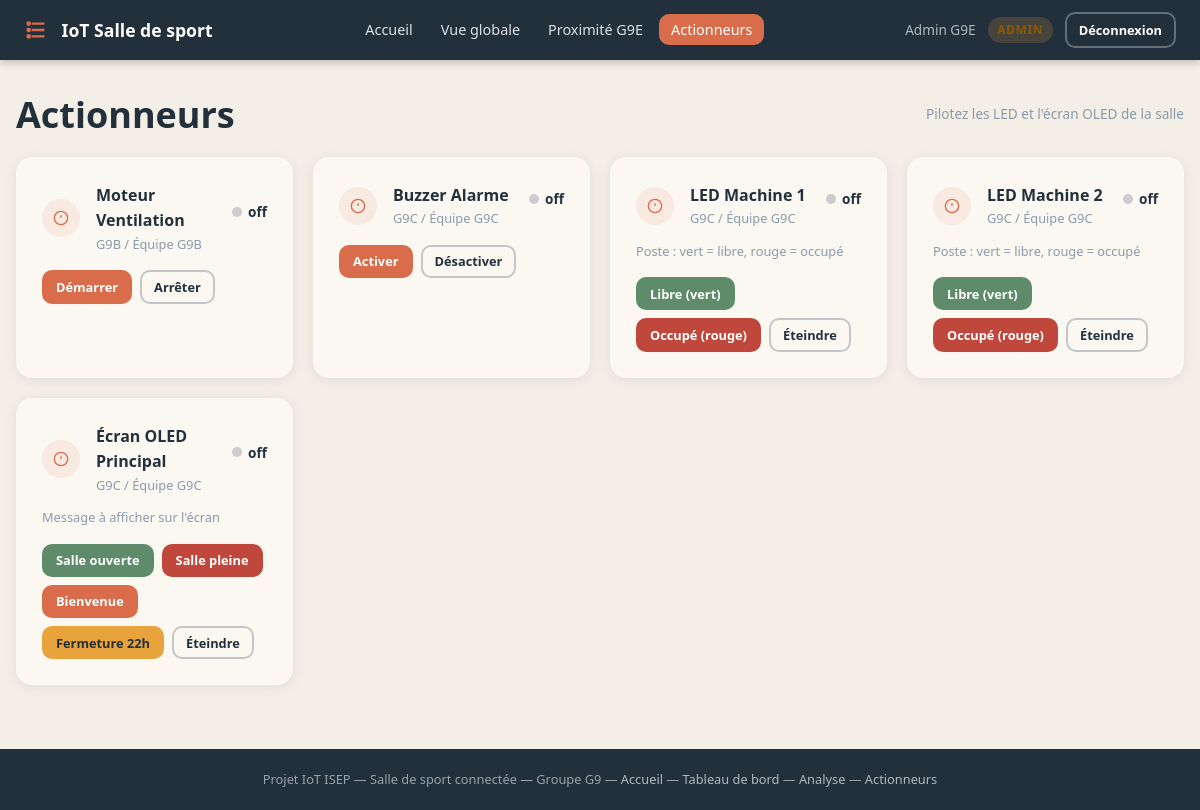
Screenshot of /actionneurs.php (signed in) with the database file from the repository.
### tables this page shows
CREATE TABLE IF NOT EXISTS actionneurs (
    id      INT          NOT NULL AUTO_INCREMENT,
    nom     VARCHAR(80)  NOT NULL,
    type    VARCHAR(20)  NOT NULL,
    groupe  VARCHAR(20)  NOT NULL DEFAULT '',
    equipe  VARCHAR(40)  NOT NULL DEFAULT '',
    etat    VARCHAR(80)  NOT NULL DEFAULT 'off',
    PRIMARY KEY (id)
);

### includes/auth.php (called while the page is built, shortened)
<?php
function estConnecte(): bool
{
    return !empty($_SESSION['utilisateur_id']);
}

### public/actionneurs.php (the view, shortened to what this page needs)
<?php
require_once __DIR__ . '/../includes/auth.php';
require_once __DIR__ . '/../includes/fonctions.php';
$db = getDB();
$actionneurs = $db->query(
    "SELECT a.*,
            (SELECT ca.commande     FROM commandes_actionneurs ca WHERE ca.actionneur_id = a.id ORDER BY ca.horodatage DESC LIMIT 1) AS derniere_commande,
            (SELECT ca.horodatage   FROM commandes_actionneurs ca WHERE ca.actionneur_id = a.id ORDER BY ca.horodatage DESC LIMIT 1) AS derniere_commande_ts
     FROM actionneurs a ORDER BY a.groupe, a.type, a.nom"
)->fetchAll();
require_once __DIR__ . '/../includes/header.php';
?>
<div class="section-titre">
  <h1>Actionneurs</h1>
  <span class="text-muted">Pilotez les LED et l'écran OLED de la salle</span>
</div>
<?php if (empty($actionneurs)): ?>
  <div class="card text-center" style="padding:2rem">
    <p class="text-muted">Aucun actionneur enregistré. Lancez d'abord <code>scripts/seed.php</code>.</p>
  </div>
<?php else: ?>
<div class="grid-actionneurs">
  <?php foreach ($actionneurs as $a): ?>
    <div class="actionneur-card">
      <div class="flex items-center gap-2" style="margin-bottom:.75rem">
        <span class="icone-type" style="width:38px;height:38px"><?= iconeType($a['type']) ?></span>
        <div>
          <strong><?= e($a['nom']) ?></strong>
          <div class="text-muted" style="font-size:.8rem"><?= e($a['groupe']) ?> / <?= e($a['equipe']) ?></div>
        </div>
        <div style="margin-left:auto">
          <div class="etat">
            <span class="etat-dot <?= ($a['etat'] !== 'off' && $a['etat'] !== null) ? 'on' : 'off' ?>"></span>
            <?= e($a['etat'] ?? 'off') ?>
          </div>
        </div>
      </div>
      <form method="post" action="actionneurs.php">
        <?php if ($a['type'] === 'led'): ?>
          <p style="font-size:.8rem;color:#8a9aab;margin-bottom:.5rem">Poste : vert = libre, rouge = occupé</p>
          <div class="btn-group">
            <button type="submit" name="commande" value="on_vert" class="btn btn-succes btn-sm">
              Libre (vert)
            </button>
            <button type="submit" name="commande" value="on_rouge" class="btn btn-danger btn-sm">
              Occupé (rouge)
            </button>
            <button type="submit" name="commande" value="off" class="btn btn-secondaire btn-sm">
              Éteindre
            </button>
          </div>
        <?php elseif ($a['type'] === 'oled'): ?>
          <p style="font-size:.8rem;color:#8a9aab;margin-bottom:.5rem">Message à afficher sur l'écran</p>
          <div class="btn-group">
            <button type="submit" name="commande" value="oled:Salle ouverte" class="btn btn-succes btn-sm">Salle ouverte</button>
            <button type="submit" name="commande" value="oled:Salle pleine"  class="btn btn-danger btn-sm">Salle pleine</button>
            <button type="submit" name="commande" value="oled:Bienvenue !"   class="btn btn-primaire btn-sm">Bienvenue</button>
            <button type="submit" name="commande" value="oled:Fermeture 22h" class="btn btn-ambre btn-sm">Fermeture 22h</button>
            <button type="submit" name="commande" value="oled:off"            class="btn btn-secondaire btn-sm">Éteindre</button>
          </div>
        <?php elseif ($a['type'] === 'buzzer'): ?>
          <div class="btn-group">
            <button type="submit" name="commande" value="buzzer:on"  class="btn btn-primaire btn-sm">Activer</button>
            <button type="submit" name="commande" value="buzzer:off" class="btn btn-secondaire btn-sm">Désactiver</button>
          </div>
        <?php elseif ($a['type'] === 'moteur'): ?>
          <div class="btn-group">
            <button type="submit" name="commande" value="moteur:on"  class="btn btn-primaire btn-sm">Démarrer</button>
            <button type="submit" name="commande" value="moteur:off" class="btn btn-secondaire btn-sm">Arrêter</button>
          </div>
        <?php else: ?>
          <div class="btn-group">
            <button type="submit" name="commande" value="off" class="btn btn-secondaire btn-sm">Éteindre</button>
          </div>
        <?php endif; ?>
      </form>
    </div>
  <?php endforeach; ?>
</div>
<?php endif; ?>
<?php require_once __DIR__ . '/../includes/footer.php'; ?>

### includes/header.php (shortened to what this page needs)
<?php
require_once __DIR__ . '/../includes/auth.php';
$cssPath = 'assets/css/style.css';
$script = basename($_SERVER['PHP_SELF']);
function navActive(string $page): string {
    global $script;
    return $script === $page ? ' class="active"' : '';
}
?>
<!DOCTYPE html>
<html lang="fr">
<head>
  <link rel="stylesheet" href="<?= $cssPath ?>">
</head>
<body>
<header>
  <nav class="navbar" role="navigation" aria-label="Navigation principale">
    <a href="index.php" class="navbar-brand" aria-label="Accueil">
      <svg viewBox="0 0 24 24" fill="none" stroke="currentColor" stroke-width="2" aria-hidden="true">
        <path d="M6.5 6.5h11M6.5 12h11M6.5 17.5h11"/>
        <circle cx="4" cy="6.5" r="1"/><circle cx="4" cy="12" r="1"/><circle cx="4" cy="17.5" r="1"/>
      </svg>
      <span>IoT Salle de sport</span>
    </a>
    <ul class="navbar-nav" role="list">
      <li><a href="index.php"<?= navActive('index.php') ?>>Accueil</a></li>
      <?php if (estConnecte()): ?>
        <li><a href="../php/dashboard_global.php"<?= navActive('dashboard_global.php') ?>>Vue globale</a></li>
        <li><a href="../php/dashboard.php"<?= navActive('dashboard.php') ?>>Proximité G9E</a></li>
        <li><a href="actionneurs.php"<?= navActive('actionneurs.php') ?>>Actionneurs</a></li>
      <?php endif; ?>
    </ul>
    <div class="navbar-user">
      <?php if (estConnecte()): ?>
        <span><?= htmlspecialchars($_SESSION['utilisateur_nom'], ENT_QUOTES, 'UTF-8') ?></span>
        <?php if (($_SESSION['utilisateur_role'] ?? '') === 'admin'): ?>
          <span class="badge badge-ambre">Admin</span>
        <?php endif; ?>
        <a href="deconnexion.php" class="btn btn-secondaire btn-sm" style="color:#fff;border-color:rgba(255,255,255,.3)">Déconnexion</a>
      <?php else: ?>
        <a href="connexion.php" class="btn btn-primaire btn-sm">Connexion</a>
        <a href="inscription.php" class="btn btn-secondaire btn-sm" style="color:#fff;border-color:rgba(255,255,255,.3)">Inscription</a>
      <?php endif; ?>
    </div>
  </nav>
</header>
<main id="contenu-principal">

### includes/fonctions.php (shortened to what this page needs)
<?php
function e(mixed $val): string
{
    return htmlspecialchars((string)$val, ENT_QUOTES | ENT_SUBSTITUTE, 'UTF-8');
}
function iconeType(string $type): string
{
    $icones = [
        'led'  => '<svg viewBox="0 0 24 24" fill="none" stroke="currentColor" stroke-width="2" aria-hidden="true"><circle cx="12" cy="12" r="5"/><line x1="12" y1="1" x2="12" y2="3"/><line x1="12" y1="21" x2="12" y2="23"/><line x1="4.22" y1="4.22" x2="5.64" y2="5.64"/><line x1="18.36" y1="18.36" x2="19.78" y2="19.78"/><line x1="1" y1="12" x2="3" y2="12"/><line x1="21" y1="12" x2="23" y2="12"/><line x1="4.22" y1="19.78" x2="5.64" y2="18.36"/><line x1="18.36" y1="5.64" x2="19.78" y2="4.22"/></svg>',
        'oled' => '<svg viewBox="0 0 24 24" fill="none" stroke="currentColor" stroke-width="2" aria-hidden="true"><rect x="2" y="3" width="20" height="14" rx="2"/><line x1="8" y1="21" x2="16" y2="21"/><line x1="12" y1="17" x2="12" y2="21"/></svg>',
    ];
    return $icones[$type] ?? '<svg viewBox="0 0 24 24" fill="none" stroke="currentColor" stroke-width="2" aria-hidden="true"><circle cx="12" cy="12" r="10"/><line x1="12" y1="8" x2="12" y2="12"/><line x1="12" y1="16" x2="12.01" y2="16"/></svg>';
}

### includes/footer.php (shortened to what this page needs)
</main>
<footer>
  <p>
    Projet IoT ISEP — Salle de sport connectée &mdash; Groupe G9 &mdash;
    <a href="index.php">Accueil</a>
    <?php if (estConnecte()): ?>
     &mdash; <a href="tableau_de_bord.php">Tableau de bord</a>
     &mdash; <a href="analyse.php">Analyse</a>
     &mdash; <a href="actionneurs.php">Actionneurs</a>
    <?php endif; ?>
  </p>
</footer>
</body>
</html>

### public/assets/css/style.css (style rules this page uses)
:root { --terracotta: #D96C4A; --terracotta-fonce: #B5512F; --sauge: #7C9A82; --bleu-nuit: #22303C; --creme: #F4EFE6; --blanc-casse: #FBF8F2; --ambre: #E8A33D; --rouge-alerte: #C0473B; --vert-ok: #5E8C6A; --radius: 10px; --radius-lg: 16px; --ombre: 0 2px 12px rgba(34,48,60,.09); --ombre-lg: 0 4px 24px rgba(34,48,60,.13); --transition: .18s ease; }
*, *::before, *::after { box-sizing: border-box; margin: 0; padding: 0; }
html { scroll-behavior: smooth; }
body { font-family: system-ui, -apple-system, "Segoe UI", sans-serif; background: var(--creme); color: var(--bleu-nuit); line-height: 1.6; min-height: 100vh; display: flex; flex-direction: column; }
a { color: var(--terracotta); text-decoration: none; }
img, svg { display: block; max-width: 100%; }
h1, h2, h3, h4 { line-height: 1.25; font-weight: 700; }
h1 { font-size: clamp(1.5rem, 4vw, 2.25rem); }
.navbar { background: var(--bleu-nuit); color: #fff; padding: .75rem 1.5rem; display: flex; align-items: center; justify-content: space-between; gap: 1rem; flex-wrap: wrap; position: sticky; top: 0; z-index: 100; box-shadow: 0 2px 8px rgba(0,0,0,.25); }
.navbar-brand { display: flex; align-items: center; gap: .6rem; font-size: 1.1rem; font-weight: 700; color: #fff; text-decoration: none; }
.navbar-brand svg { width: 28px; height: 28px; color: var(--terracotta); }
.navbar-nav { display: flex; list-style: none; gap: .25rem; flex-wrap: wrap; }
.navbar-nav a { color: rgba(255,255,255,.85); padding: .4rem .75rem; border-radius: var(--radius); font-size: .9rem; transition: background var(--transition), color var(--transition); text-decoration: none; }
.navbar-nav a:hover, .navbar-nav a.active { background: var(--terracotta); color: #fff; }
.navbar-user { font-size: .85rem; color: rgba(255,255,255,.65); display: flex; align-items: center; gap: .75rem; }
main { flex: 1; padding: 2rem 1rem; width: 100%; max-width: 1300px; margin: 0 auto; }
.badge { display: inline-flex; align-items: center; padding: .2rem .6rem; border-radius: 999px; font-size: .75rem; font-weight: 700; text-transform: uppercase; letter-spacing: .05em; }
.badge-ambre { background: rgba(232,163,61,.18); color: #8a5a00; }
.btn { display: inline-flex; align-items: center; gap: .4rem; padding: .55rem 1.2rem; border-radius: var(--radius); font-family: inherit; font-size: .9rem; font-weight: 600; cursor: pointer; border: 2px solid transparent; transition: background var(--transition), color var(--transition), border-color var(--transition); text-decoration: none; white-space: nowrap; }
.btn-primaire { background: var(--terracotta); color: #fff; border-color: var(--terracotta); }
.btn-secondaire { background: transparent; color: var(--bleu-nuit); border-color: rgba(34,48,60,.25); }
.btn-succes { background: var(--vert-ok); color: #fff; border-color: var(--vert-ok); }
.btn-danger { background: var(--rouge-alerte); color: #fff; border-color: var(--rouge-alerte); }
.btn-ambre { background: var(--ambre); color: var(--bleu-nuit); border-color: var(--ambre); }
.btn-sm { padding: .35rem .75rem; font-size: .8rem; }
.icone-type { display: inline-flex; align-items: center; justify-content: center; width: 32px; height: 32px; border-radius: 50%; background: rgba(217,108,74,.1); color: var(--terracotta); flex-shrink: 0; }
.icone-type svg { width: 16px; height: 16px; }
.section-titre { display: flex; align-items: center; justify-content: space-between; gap: 1rem; margin-bottom: 1.25rem; flex-wrap: wrap; }
.grid-actionneurs { display: grid; grid-template-columns: repeat(auto-fill, minmax(260px, 1fr)); gap: 1.25rem; margin-bottom: 2rem; }
.actionneur-card { background: var(--blanc-casse); border-radius: var(--radius-lg); box-shadow: var(--ombre); padding: 1.5rem; border: 2px solid transparent; transition: border-color var(--transition), box-shadow var(--transition); }
.actionneur-card .etat { display: inline-flex; align-items: center; gap: .4rem; font-size: .85rem; font-weight: 700; margin-bottom: 1rem; }
.etat-dot { width: 10px; height: 10px; border-radius: 50%; display: inline-block; }
.etat-dot.off { background: #ccc; }
.btn-group { display: flex; gap: .5rem; flex-wrap: wrap; margin-top: 1rem; }
footer { background: var(--bleu-nuit); color: rgba(255,255,255,.55); text-align: center; padding: 1.25rem 1rem; font-size: .8rem; margin-top: auto; }
footer a { color: rgba(255,255,255,.65); }
.flex { display: flex; }
.gap-2 { gap: 1rem; }
.items-center { align-items: center; }
.text-muted { color: #8a9aab; font-size: .85rem; }

### rows the page displays
actionneurs: nom "Moteur Ventilation", groupe "G9B", equipe "Équipe G9B", etat "off", type "Démarrer"
actionneurs: nom "Buzzer Alarme", groupe "G9C", equipe "Équipe G9C", etat "off", type "Activer"
actionneurs: nom "LED Machine 1", groupe "G9C", equipe "Équipe G9C", etat "off", type "Poste : vert = libre, rouge = occupé"
actionneurs: nom "LED Machine 2", groupe "G9C", equipe "Équipe G9C", etat "off", type "Poste : vert = libre, rouge = occupé"
actionneurs: nom "Écran OLED Principal", groupe "G9C", equipe "Équipe G9C", etat "off", type "Message à afficher sur l'écran"

### other values shown
$_SESSION['utilisateur_nom'] "Admin G9E"
